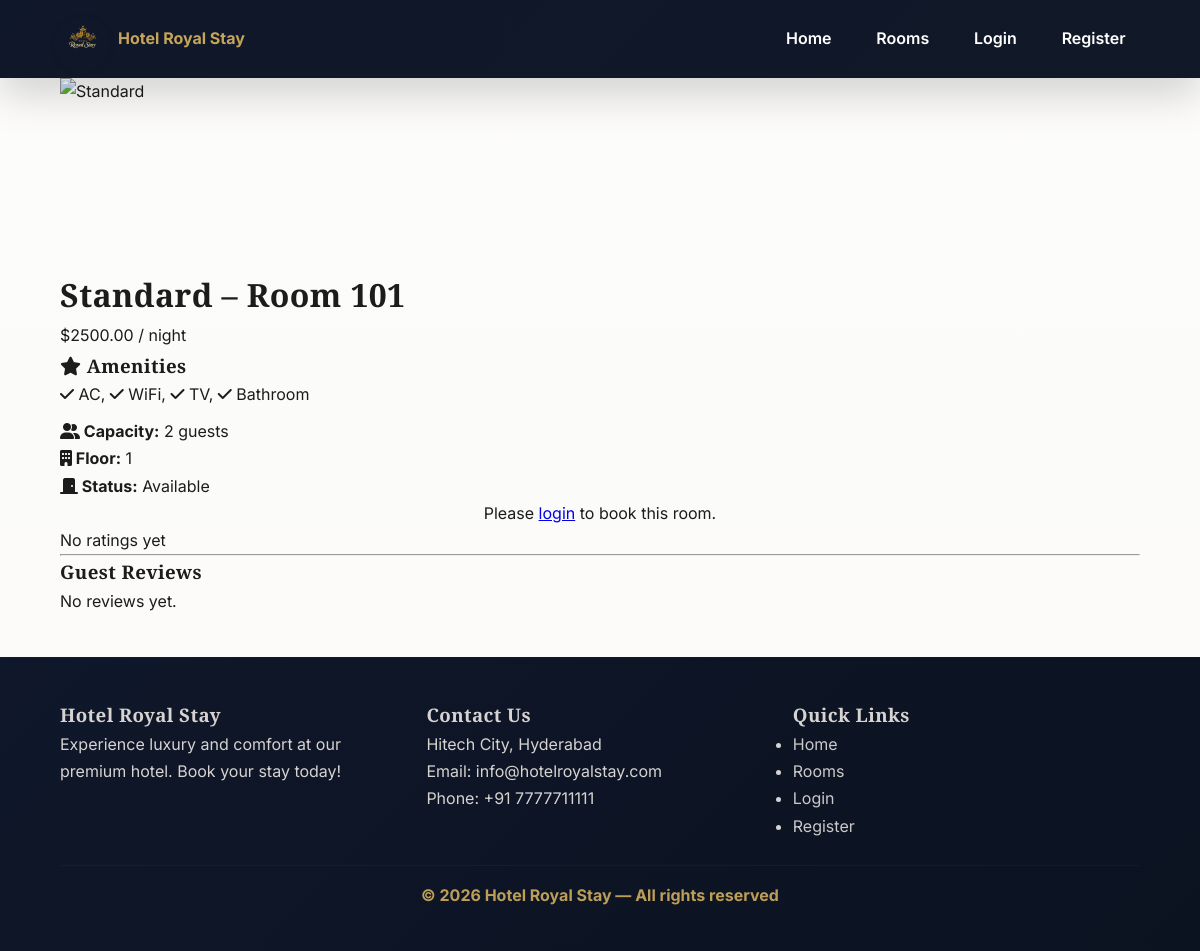
Page /room/105/ on the committed database.
### hotel/models.py (models this page shows, shortened)
class Room(models.Model):
    ROOM_STATUS = [
        ('available', 'Available'),
        ('occupied', 'Occupied'),
        ('maintenance', 'Maintenance'),
    ]
    room_number = models.CharField(max_length=10, unique=True)
    room_type = models.ForeignKey(RoomType, on_delete=models.CASCADE)
    floor_number = models.IntegerField()
    status = models.CharField(
        max_length=20,
        choices=ROOM_STATUS,
        default="available"
    )
    is_active = models.BooleanField(default=True)

class RoomType(models.Model):
    name = models.CharField(max_length=100)
    description = models.TextField()
    price_per_night = models.DecimalField(max_digits=10, decimal_places=2)
    capacity = models.PositiveIntegerField()
    amenities = models.TextField()
    image = models.ImageField(upload_to="room_types/", null=True, blank=True)
    is_active = models.BooleanField(default=True)

### hotel/views.py (the view)
# urls.py: path("room/<int:pk>/", views.room_detail, name="room_detail"),
def room_detail(request, pk):
    room = get_object_or_404(Room, pk=pk)
    reviews = room.reviews.all()
    avg_rating = reviews.aggregate(Avg("rating"))["rating__avg"]
    return render(request, "hotel/room_detail.html", {
        "room": room,
        "reviews": reviews,
        "avg_rating": avg_rating,
    })

### templates/hotel/room_detail.html (shortened to what this page needs)
{% extends "base.html" %}
{% block content %}
<div class="room-detail-container">
    {% if room.room_type.image %}
        <img src="{{ room.room_type.image.url }}"
             alt="{{ room.room_type.name }}"
             class="room-image">
    {% else %}
        <img src="https://images.unsplash.com/photo-1631049307264-da0ec9d70304?auto=format&fit=crop&w=1200&q=80"
             alt="{{ room.room_type.name }}"
             class="room-image">
    {% endif %}
    <div class="room-info">
        <h1 class="room-title">
            {{ room.room_type.name }} – Room {{ room.room_number }}
        </h1>
        <p class="room-price">
            ${{ room.room_type.price_per_night }} <span>/ night</span>
        </p>
        <div class="amenities">
            <h3><i class="fas fa-star"></i> Amenities</h3>
            {% for amenity in room.room_type.amenities.split|slice:":10" %}
                <span class="amenity-tag">
                    <i class="fas fa-check"></i> {{ amenity }}
                </span>
            {% endfor %}
        </div>
        <div class="room-meta mt-2">
            <div class="meta-card">
                <p>
                    <strong><i class="fas fa-user-friends"></i> Capacity:</strong>
                    {{ room.room_type.capacity }} guests
                </p>
            </div>
            <div class="meta-card">
                <p>
                    <strong><i class="fas fa-building"></i> Floor:</strong>
                    {{ room.floor_number }}
                </p>
            </div>
            <div class="meta-card">
                <p>
                    <strong><i class="fas fa-door-closed"></i> Status:</strong>
                    <span class="room-status {{ room.status }}">
                        {{ room.status|title }}
                    </span>
                </p>
            </div>
        </div>
        {% if user.is_authenticated and room.status == "available" %}
        <div class="text-center mt-3">
            <a href="{% url 'book_room' room.id %}"
               class="btn btn-cta">
                <i class="fas fa-calendar-check"></i> Book This Room
            </a>
        </div>
        {% elif not user.is_authenticated %}
        <div class="text-center mt-3">
            <p>
                Please <a href="{% url 'login' %}">login</a> to book this room.
            </p>
        </div>
        {% endif %}
        {% if avg_rating %}
<p>
     Average Rating:
    <strong>{{ avg_rating|floatformat:1 }}/5</strong>
</p>
{% else %}
<p>No ratings yet</p>
{% endif %}
<hr>
<h3>Guest Reviews</h3>
{% for review in reviews %}
<div class="booking-card">
    <p><strong>{{ review.user.username }}</strong></p>
    <p>Rating: {{ review.rating }} ⭐</p>
    <p>{{ review.comment }}</p>
</div>
{% empty %}
<p>No reviews yet.</p>
{% endfor %}
    </div>
</div>
{% endblock %}

### static/css/style.css (style rules this page uses)
* { margin: 0; padding: 0; box-sizing: border-box; }
:root { --primary:#c6a55b; --primary-dark:#a8873a; --secondary:#0f172a; --luxury-dark:#1c1c1c; --light:#faf9f7; --border:#e4e2de; --shadow-soft: 0 8px 24px rgba(16,24,40,0.06); --shadow-deep: 0 18px 40px rgba(0,0,0,0.16); }
body { font-family:"Inter",sans-serif; background: linear-gradient(180deg,#fcfcfb,#fbfaf8); color:var(--luxury-dark); line-height:1.7; -webkit-font-smoothing:antialiased; -moz-osx-font-smoothing:grayscale; }
h1,h2,h3 { font-family:"Playfair Display",serif; letter-spacing:0.4px; }
.text-center { text-align:center; }
.mt-2 { margin-top:.6rem; }
.card-img, .room-image { width:100%; height:190px; object-fit:cover; display:block; }

### rows in the picture
Room: room_type.name "Standard", room_number "101", room_type.price_per_night "2500.00", room_type.capacity "2", floor_number "1", status "Available"

### other values in the picture
{{ amenity }} "AC," "WiFi," "TV," "Bathroom"
